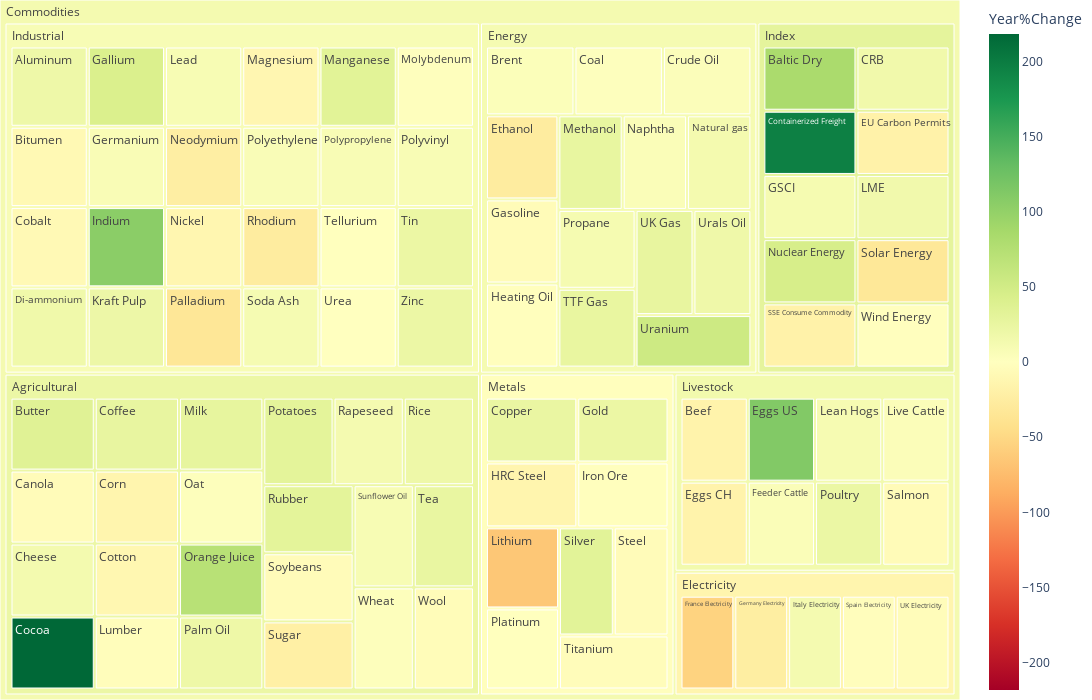

This figure's notebook cell:
### Markdown cell above
Treemap for Critical Mineral Annual Percentage Change

### Code cell
commodities_data = te.getMarketsData(marketsField='commodities', output_type='df') 
commodities = commodities_data.rename(columns={'YearlyPercentualChange': 'Year%Change'})
commodities['Name'] = commodities['Name'].str.replace("Index", "")
fig = px.treemap(commodities, path=[px.Constant("Commodities"),'Group', 'Name'], color='Year%Change', color_continuous_scale='rdylgn',color_continuous_midpoint=0)
fig.update_layout(
    margin = dict(t=0, l=0, r=0, b=0),autosize=False,
    width=1200,
    height=700
)
fig.update_traces(hovertemplate='%{label}<br>Year % Change= %{customdata[0]}%<extra></extra>')
fig.show()

### Figure 1 — Plotly figure (JSON) as saved in the notebook; plotly's stock layout.template omitted (floating-point values rounded to 4 significant figures)
{"data": [{"branchvalues": "total", "customdata": [[19.6], [83.24], [-16.5], [-8.824], [4.045], [35.57], [16.46], [-5.29], [13.71], [1.897], [-8.044], [218.2], [26.1], [196.0], [24.53], [-14.47], [-11.53], [4.438], [17.22], [-18.33], [-16.39], [111.7], [-26.97], [5.495], [-54.62], [11.66], [41.69], [-5.491], [7.2], [-24.46], [22.33], [-14.01], [-1.765], [105.7], [-1.446], [12.59], [20.52], [15.7], [9.257], [10.86], [-65.88], [5.063], [-3.227], [-12.02], [33.59], [25.87], [27.71], [1.671], [5.731], [13.12], [-23.55], [-12.56], [45.34], [2.852], [71.45], [-33.97], [19.82], [-0.6075], [7.051], [8.012], [8.6], [30.87], [23.04], [11.44], [12.82], [-26.56], [19.54], [31.34], [-18.46], [-5.755], [32.92], [11.28], [-33.0], [-5.225], [-2.484], [-5.016], [-21.43], [9.083], [25.68], [24.95], [0.4219], [22.26], [-4.585], [-3.96], [26.46], [18.36], [53.94], [0.3373], [2.698], [-1.136], [-4.636], [21.74], [21.86], [-14.59], [11.2], [29.74], [8.776], [14.69], [-1.307], [12.81]], "domain": {"x": [0, 1], "y": [0, 1]}, "hovertemplate": "%{label}<br>Year % Change= %{customdata[0]}%<extra></extra>", "ids": ["Commodities/Industrial/Aluminum", "Commodities/Index/Baltic Dry", "Commodities/Livestock/Beef", "Commodities/Industrial/Bitumen", "Commodities/Energy/Brent", "Commodities/Agricultural/Butter", "Commodities/Index/CRB ", "Commodities/Agricultural/Canola", "Commodities/Agricultural/Cheese", "Commodities/Energy/Coal", "Commodities/Industrial/Cobalt", "Commodities/Agricultural/Cocoa", "Commodities/Agricultural/Coffee", "Commodities/Index/Containerized Freight ", "Commodities/Metals/Copper", "Commodities/Agricultural/Corn", "Commodities/Agricultural/Cotton", "Commodities/Energy/Crude Oil", "Commodities/Industrial/Di-ammonium", "Commodities/Index/EU Carbon Permits", "Commodities/Livestock/Eggs CH", "Commodities/Livestock/Eggs US", "Commodities/Energy/Ethanol", "Commodities/Livestock/Feeder Cattle", "Commodities/Electricity/France Electricity", "Commodities/Index/GSCI", "Commodities/Industrial/Gallium", "Commodities/Energy/Gasoline", "Commodities/Industrial/Germanium", "Commodities/Electricity/Germany Electricity", "Commodities/Metals/Gold", "Commodities/Metals/HRC Steel", "Commodities/Energy/Heating Oil", "Commodities/Industrial/Indium", "Commodities/Metals/Iron Ore", "Commodities/Electricity/Italy Electricity", "Commodities/Industrial/Kraft Pulp", "Commodities/Index/LME ", "Commodities/Industrial/Lead", "Commodities/Livestock/Lean Hogs", "Commodities/Metals/Lithium", "Commodities/Livestock/Live Cattle", "Commodities/Agricultural/Lumber", "Commodities/Industrial/Magnesium", "Commodities/Industrial/Manganese", "Commodities/Energy/Methanol", "Commodities/Agricultural/Milk", "Commodities/Industrial/Molybdenum", "Commodities/Energy/Naphtha", "Commodities/Energy/Natural gas", "Commodities/Industrial/Neodymium", "Commodities/Industrial/Nickel", "Commodities/Index/Nuclear Energy ", "Commodities/Agricultural/Oat", "Commodities/Agricultural/Orange Juice", "Commodities/Industrial/Palladium", "Commodities/Agricultural/Palm Oil", "Commodities/Metals/Platinum", "Commodities/Industrial/Polyethylene", "Commodities/Industrial/Polypropylene", "Commodities/Industrial/Polyvinyl", "Commodities/Agricultural/Potatoes", "Commodities/Livestock/Poultry", "Commodities/Energy/Propane", "Commodities/Agricultural/Rapeseed", "Commodities/Industrial/Rhodium", "Commodities/Agricultural/Rice", "Commodities/Agricultural/Rubber", "Commodities/Index/SSE Consume Commodity ", "Commodities/Livestock/Salmon", "Commodities/Metals/Silver", "Commodities/Industrial/Soda Ash", "Commodities/Index/Solar Energy ", "Commodities/Agricultural/Soybeans", "Commodities/Electricity/Spain Electricity", "Commodities/Metals/Steel", "Commodities/Agricultural/Sugar", "Commodities/Agricultural/Sunflower Oil", "Commodities/Energy/TTF Gas", "Commodities/Agricultural/Tea", "Commodities/Industrial/Tellurium", "Commodities/Industrial/Tin", "Commodities/Metals/Titanium", "Commodities/Electricity/UK Electricity", "Commodities/Energy/UK Gas", "Commodities/Energy/Urals Oil", "Commodities/Energy/Uranium", "Commodities/Industrial/Urea", "Commodities/Agricultural/Wheat", "Commodities/Index/Wind Energy ", "Commodities/Agricultural/Wool", "Commodities/Industrial/Zinc", "Commodities/Agricultural", "Commodities/Electricity", "Commodities/Energy", "Commodities/Index", "Commodities/Industrial", "Commodities/Livestock", "Commodities/Metals", "Commodities"], "labels": ["Aluminum", "Baltic Dry", "Beef", "Bitumen", "Brent", "Butter", "CRB ", "Canola", "Cheese", "Coal", "Cobalt", "Cocoa", "Coffee", "Containerized Freight ", "Copper", "Corn", "Cotton", "Crude Oil", "Di-ammonium", "EU Carbon Permits", "Eggs CH", "Eggs US", "Ethanol", "Feeder Cattle", "France Electricity", "GSCI", "Gallium", "Gasoline", "Germanium", "Germany Electricity", "Gold", "HRC Steel", "Heating Oil", "Indium", "Iron Ore", "Italy Electricity", "Kraft Pulp", "LME ", "Lead", "Lean Hogs", "Lithium", "Live Cattle", "Lumber", "Magnesium", "Manganese", "Methanol", "Milk", "Molybdenum", "Naphtha", "Natural gas", "Neodymium", "Nickel", "Nuclear Energy ", "Oat", "Orange Juice", "Palladium", "Palm Oil", "Platinum", "Polyethylene", "Polypropylene", "Polyvinyl", "Potatoes", "Poultry", "Propane", "Rapeseed", "Rhodium", "Rice", "Rubber", "SSE Consume Commodity ", "Salmon", "Silver", "Soda Ash", "Solar Energy ", "Soybeans", "Spain Electricity", "Steel", "Sugar", "Sunflower Oil", "TTF Gas", "Tea", "Tellurium", "Tin", "Titanium", "UK Electricity", "UK Gas", "Urals Oil", "Uranium", "Urea", "Wheat", "Wind Energy ", "Wool", "Zinc", "Agricultural", "Electricity", "Energy", "Index", "Industrial", "Livestock", "Metals", "Commodities"], "marker": {"coloraxis": "coloraxis", "colors": [19.6, 83.24, -16.5, -8.824, 4.045, 35.57, 16.46, -5.29, 13.71, 1.897, -8.044, 218.2, 26.1, 196.0, 24.53, -14.47, -11.53, 4.438, 17.22, -18.33, -16.39, 111.7, -26.97, 5.495, -54.62, 11.66, 41.69, -5.491, 7.2, -24.46, 22.33, -14.01, -1.765, 105.7, -1.446, 12.59, 20.52, 15.7, 9.257, 10.86, -65.88, 5.063, -3.227, -12.02, 33.59, 25.87, 27.71, 1.671, 5.731, 13.12, -23.55, -12.56, 45.34, 2.852, 71.45, -33.97, 19.82, -0.6075, 7.051, 8.012, 8.6, 30.87, 23.04, 11.44, 12.82, -26.56, 19.54, 31.34, -18.46, -5.755, 32.92, 11.28, -33.0, -5.225, -2.484, -5.016, -21.43, 9.083, 25.68, 24.95, 0.4219, 22.26, -4.585, -3.96, 26.46, 18.36, 53.94, 0.3373, 2.698, -1.136, -4.636, 21.74, 21.86, -14.59, 11.2, 29.74, 8.776, 14.69, -1.307, 12.81]}, "name": "", "parents": ["Commodities/Industrial", "Commodities/Index", "Commodities/Livestock", "Commodities/Industrial", "Commodities/Energy", "Commodities/Agricultural", "Commodities/Index", "Commodities/Agricultural", "Commodities/Agricultural", "Commodities/Energy", "Commodities/Industrial", "Commodities/Agricultural", "Commodities/Agricultural", "Commodities/Index", "Commodities/Metals", "Commodities/Agricultural", "Commodities/Agricultural", "Commodities/Energy", "Commodities/Industrial", "Commodities/Index", "Commodities/Livestock", "Commodities/Livestock", "Commodities/Energy", "Commodities/Livestock", "Commodities/Electricity", "Commodities/Index", "Commodities/Industrial", "Commodities/Energy", "Commodities/Industrial", "Commodities/Electricity", "Commodities/Metals", "Commodities/Metals", "Commodities/Energy", "Commodities/Industrial", "Commodities/Metals", "Commodities/Electricity", "Commodities/Industrial", "Commodities/Index", "Commodities/Industrial", "Commodities/Livestock", "Commodities/Metals", "Commodities/Livestock", "Commodities/Agricultural", "Commodities/Industrial", "Commodities/Industrial", "Commodities/Energy", "Commodities/Agricultural", "Commodities/Industrial", "Commodities/Energy", "Commodities/Energy", "Commodities/Industrial", "Commodities/Industrial", "Commodities/Index", "Commodities/Agricultural", "Commodities/Agricultural", "Commodities/Industrial", "Commodities/Agricultural", "Commodities/Metals", "Commodities/Industrial", "Commodities/Industrial", "Commodities/Industrial", "Commodities/Agricultural", "Commodities/Livestock", "Commodities/Energy", "Commodities/Agricultural", "Commodities/Industrial", "Commodities/Agricultural", "Commodities/Agricultural", "Commodities/Index", "Commodities/Livestock", "Commodities/Metals", "Commodities/Industrial", "Commodities/Index", "Commodities/Agricultural", "Commodities/Electricity", "Commodities/Metals", "Commodities/Agricultural", "Commodities/Agricultural", "Commodities/Energy", "Commodities/Agricultural", "Commodities/Industrial", "Commodities/Industrial", "Commodities/Metals", "Commodities/Electricity", "Commodities/Energy", "Commodities/Energy", "Commodities/Energy", "Commodities/Industrial", "Commodities/Agricultural", "Commodities/Index", "Commodities/Agricultural", "Commodities/Industrial", "Commodities", "Commodities", "Commodities", "Commodities", "Commodities", "Commodities", "Commodities", ""], "type": "treemap", "values": [1, 1, 1, 1, 1, 1, 1, 1, 1, 1, 1, 1, 1, 1, 1, 1, 1, 1, 1, 1, 1, 1, 1, 1, 1, 1, 1, 1, 1, 1, 1, 1, 1, 1, 1, 1, 1, 1, 1, 1, 1, 1, 1, 1, 1, 1, 1, 1, 1, 1, 1, 1, 1, 1, 1, 1, 1, 1, 1, 1, 1, 1, 1, 1, 1, 1, 1, 1, 1, 1, 1, 1, 1, 1, 1, 1, 1, 1, 1, 1, 1, 1, 1, 1, 1, 1, 1, 1, 1, 1, 1, 1, 22, 5, 14, 10, 24, 8, 9, 92]}], "layout": {"autosize": false, "coloraxis": {"cmid": 0, "colorbar": {"title": {"text": "Year%Change"}}, "colorscale": [[0, "rgb(165,0,38)"], [0.1, "rgb(215,48,39)"], [0.2, "rgb(244,109,67)"], [0.3, "rgb(253,174,97)"], [0.4, "rgb(254,224,139)"], [0.5, "rgb(255,255,191)"], [0.6, "rgb(217,239,139)"], [0.7, "rgb(166,217,106)"], [0.8, "rgb(102,189,99)"], [0.9, "rgb(26,152,80)"], [1, "rgb(0,104,55)"]]}, "height": 700, "legend": {"tracegroupgap": 0}, "margin": {"b": 0, "l": 0, "r": 0, "t": 0}, "width": 1200}}
